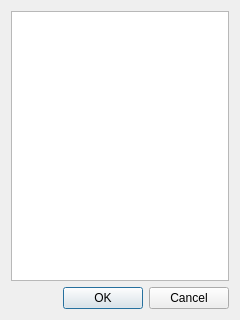
<?xml version="1.0" encoding="UTF-8"?>
<ui version="4.0">
 <class>ListUserDialog</class>
 <widget class="QDialog" name="ListUserDialog">
  <property name="geometry">
   <rect>
    <x>0</x>
    <y>0</y>
    <width>240</width>
    <height>320</height>
   </rect>
  </property>
  <property name="windowTitle">
   <string>User List</string>
  </property>
  <layout class="QVBoxLayout" name="verticalLayout">
   <item>
    <widget class="QListWidget" name="user_list"/>
   </item>
   <item>
    <widget class="QDialogButtonBox" name="button_box">
     <property name="orientation">
      <enum>Qt::Horizontal</enum>
     </property>
     <property name="standardButtons">
      <set>QDialogButtonBox::Cancel|QDialogButtonBox::Ok</set>
     </property>
    </widget>
   </item>
  </layout>
 </widget>
 <resources/>
 <connections>
  <connection>
   <sender>button_box</sender>
   <signal>accepted()</signal>
   <receiver>ListUserDialog</receiver>
   <slot>accept()</slot>
   <hints>
    <hint type="sourcelabel">
     <x>248</x>
     <y>254</y>
    </hint>
    <hint type="destinationlabel">
     <x>157</x>
     <y>274</y>
    </hint>
   </hints>
  </connection>
  <connection>
   <sender>button_box</sender>
   <signal>rejected()</signal>
   <receiver>ListUserDialog</receiver>
   <slot>reject()</slot>
   <hints>
    <hint type="sourcelabel">
     <x>316</x>
     <y>260</y>
    </hint>
    <hint type="destinationlabel">
     <x>286</x>
     <y>274</y>
    </hint>
   </hints>
  </connection>
 </connections>
</ui>
